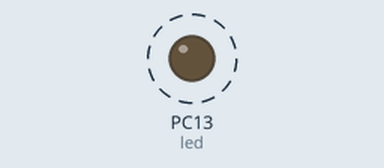
Recording of a program running on a simulated STM32 Blue Pill. Shown: output pins drawn as LEDs (lit = HIGH). Dashed ring = blinking.

Above: at 0.5 s.
Timing chart, 0 to 4.6 s (numbered marks = the images above):
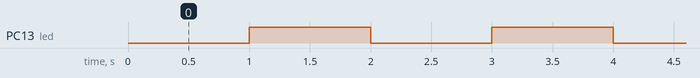

The program:

main.cpp
```cpp
#include "Arduino.h"
#include "TF.h"
#include "SSP.h"

#define S Serial1

HardwareSerial Serial1(PA3, PA2);
unsigned char led = PC13;
bool ledState = false;

void onPacket(SSPPacket *packet)
{
  // Do something with packet
}
SSP ssp = SSP(&S, SSPAddress(1, 1), 115200, onPacket, false);

void blinkLed(unsigned long t)
{
  ledState = !ledState;
  digitalWrite(led, ledState);
  // S.write("Test\r\n");
  ssp.send(SSPPacket(SSPAddress(1, 2), 3, "Test\r\n"));
}

// void onPacket(SSPPacket *packet);
// void blinkLed(unsigned long t);

void setup()
{
  pinMode(led, OUTPUT);
  S.begin(115200);
}

void loop()
{
  TF tf = TF(2, &millis);
  tf.reg(1000, &blinkLed);

  while (1)
  {
    tf.run();
  }
}
```

Measured:
- by itself, PC13 (led): alternates HIGH for 1.0 s and LOW for 1.0 s
